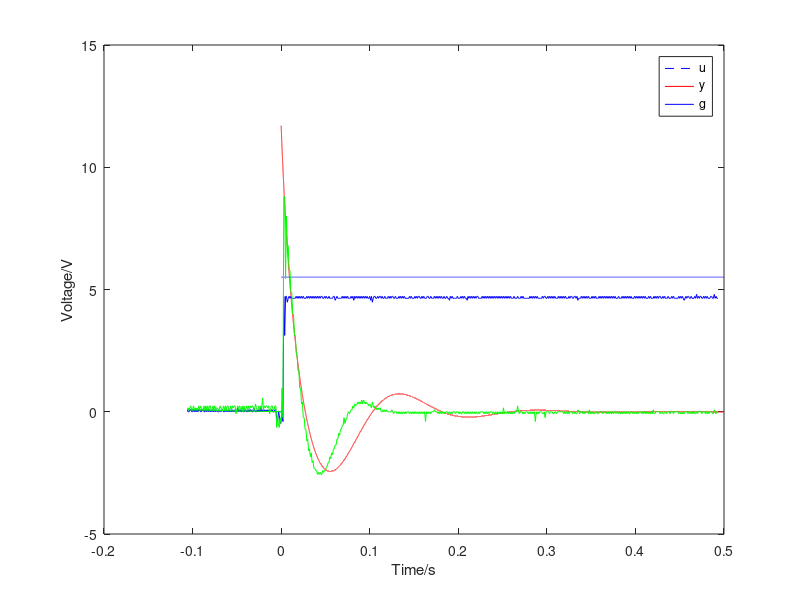

Recreate this plot in MATLAB.
pkg load control;

clear;

A=csvread("10207out.csv");

R1=470e3;
R2=100e3;
R3=2e3;
R4=7.5e3;
C1=10e-6;
C2=1e-6;
K=1.03;
TE=1.3267e-3;
TM=0.0909;
ke=0.0286479;
kp=4.77;

C=tf([C1*R3*R2*R4 R2*R4], [C2*R4*R1*R3 R1*R3]);
P=tf([kp*K/ke], [TE*TM TE+TM 1 0]);

G=C/(1+C*P);
%G=tf([TE*TM*C1*R2*R3*R4 R2*R4*(TE*TM+(TE+TM)*C1*R3) R2*R4*(TE+TM+C1*R3) R2*R4 0], [TE*TM*C2*R1*R3*R4 R1*R3*(TE*TM+(TE+TM)*C2*R4) R1*R3*(TE+TM+C2*R4) R3*(R1+K*C1*R2*R4) K*R2*R4]);
stepsize=5.5;

t=0:0.00001:0.5;
[y_unit t]=step(G,t);
y=y_unit*stepsize;
u=ones(length(t),1)*stepsize;

figure
plot(t,u,'b--',t,y,'r-', A(:,1), A(:,2), 'b-', A(:,1), A(:,3), 'g-')
legend('u','y', 'g');
xlabel('Time/s');
ylabel('Voltage/V');
